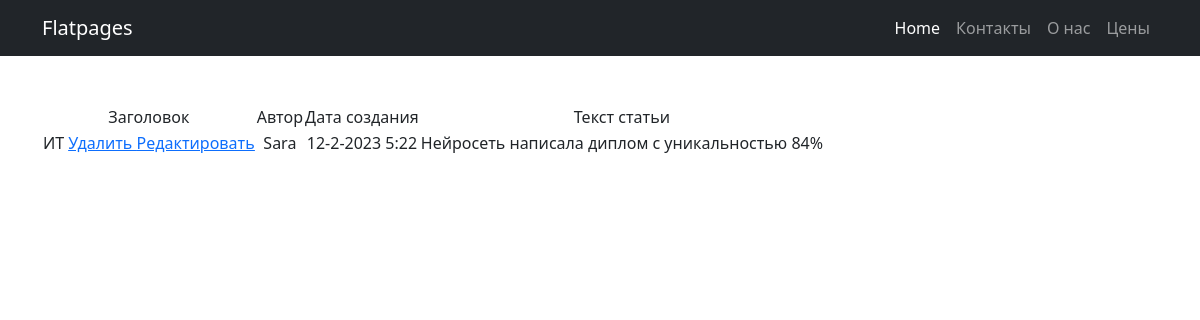
Screenshot of /news/3 with the database file from the repository.
### news/models.py (models this page shows, shortened)
class Post(models.Model):
    authorArticle = models.ForeignKey(Author, on_delete=models.CASCADE)
    article = 'AR'
    news = 'NW'
    TEXT = [
        (article, 'Статья'),
        (news, 'Новость')
    ]
    textContent = models.CharField(max_length=2,
                                   choices=TEXT,
                                   default=news)
    creationTime = models.DateTimeField(auto_now_add=True)
    textCategory = models.ManyToManyField(Category, through='PostCategory')
    header = models.CharField(max_length=255)
    postText = models.TextField()
    rating = models.IntegerField(default=1)

class Author(models.Model):
    account = models.OneToOneField(User, on_delete=models.CASCADE)
    ratingAuthor = models.IntegerField(default=0)

### news/views.py (the view)
# urls.py: path('<int:pk>', NewsDetailView.as_view(), name='news'),
class NewsDetailView(DetailView):
    template_name = 'news.html'
    context_object_name = 'news'
    queryset = Post.objects.all()

### templates/news.html (shortened to what this page needs)
{% extends 'flatpages/default.html' %}
{% load custom_filters %}
{% block content %}
    {% if news %}
        <table>
            <tr>
                <td>
                    Заголовок
                </td>
				<td>
                    Автор
                </td>
                <td>
                    Дата создания
                </td>
                <td>
                    Текст статьи
                </td>
            </tr>
            <tr>
                <td>
                    {{ news.header}}
					<a href="{% url 'news_delete' news.id %}"><u> Удалить </u></a>
	                <a href="{% url 'news_update' news.id %}"><u> Редактировать </u></a>
                </td>
				<td>
                    {{ news.authorArticle.account}}
                </td>
                <td>
		   {{ news.creationTime.day}}-{{ news.creationTime.month}}-{{news.creationTime.year}} {{ news.creationTime.hour}}:{{ news.creationTime.minute}}
                </td>
                <td>
                    {{ news.postText}}
                </td>
            </tr>
        </table>
    {% else %}
        <h2>Новостей нет!</h2>
    {% endif %}
{% endblock content %}

### rows the page displays
Post: header "ИТ", authorArticle.account "Sara", creationTime.day "12", creationTime.month "2", creationTime.year "2023", creationTime.hour "5", creationTime.minute "22", postText "Нейросеть написала диплом с уникальностью 84%"
